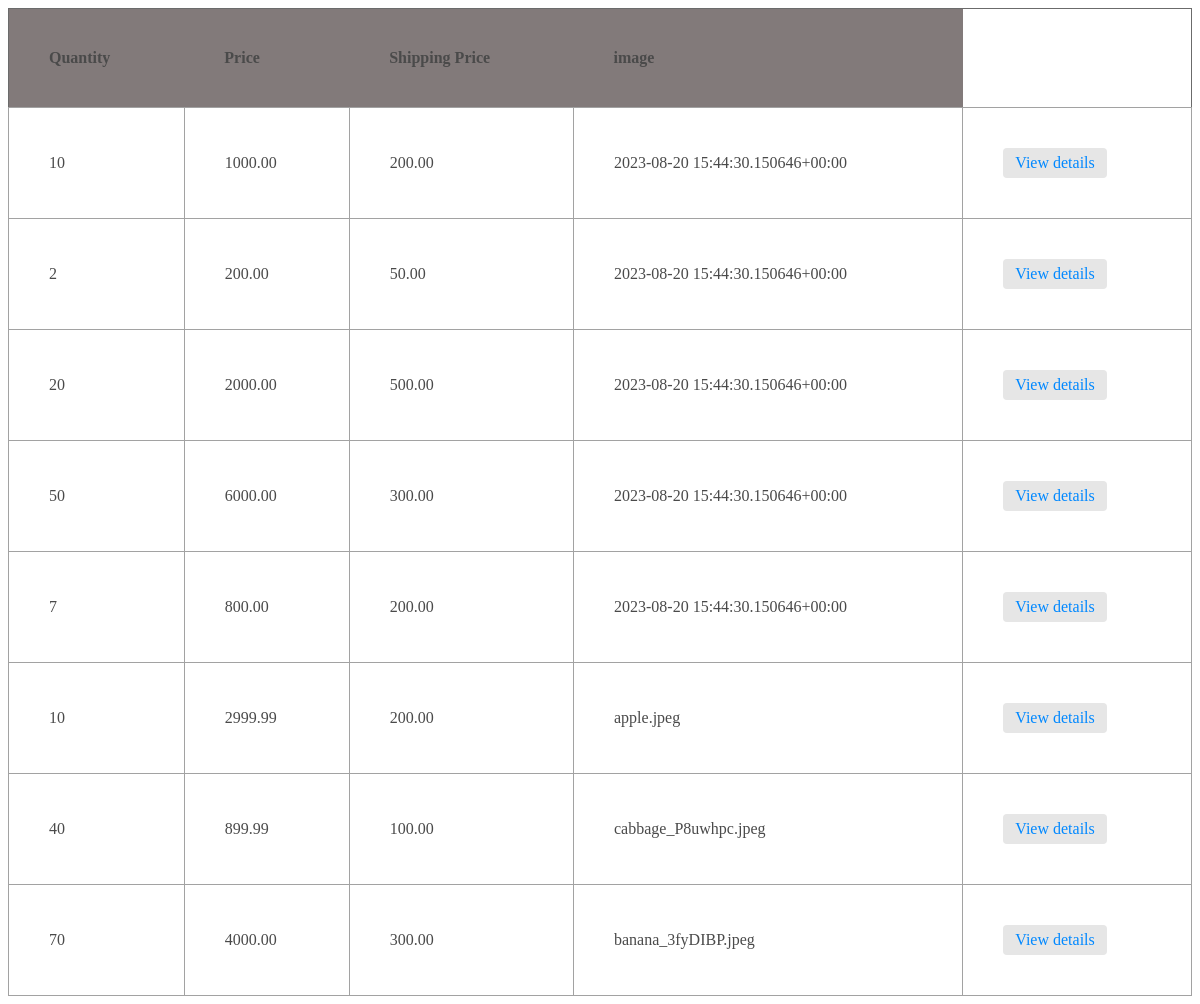
/cart/cart/list/, run on the app's committed database.
### cart/models.py (models this page shows)
class Cart(models.Model):
    quantity= models.PositiveBigIntegerField()
    price = models.DecimalField(max_digits=6,decimal_places=2)
    shipping_price =  models.DecimalField(max_digits=6,decimal_places=2)
    Payment_method = models.CharField (max_length=32)
    image=models.ImageField()

### cart/views.py (the view)
# urls.py: path("cart/list/", cart_list, name="cart_list_view"),
def cart_list(request):
    carts = Cart.objects.all()
    return render (request, "cart/cart_list.html", {"carts":carts})

### templates/cart/cart_list.html (shortened to what this page needs)
<!DOCTYPE html>
<html lang="en">
<head>
    {% load static %}
    <link rel="stylesheet" href="{% static 'inventory/product_list.css' %}">
</head>
<body>
     <table >
        <thead >
            <tr>
                <th >Quantity</th>
                <th >Price</th>
                <th >Shipping Price</th>
                <th>image</th>
            </tr>
            {% for cart in carts  %}
            <tr>
                <td >{{cart.quantity}}</td>
                <td >{{cart.price}}</td>
                <td >{{cart.shipping_price}}</td>
                <td >{{cart.image}}</td>
                <td>
                    <a href="{% url 'cart_detail_view' id=cart.id %}">View details</a>
                </td>
            </tr>
            {%endfor%}
    </table>
</body>
</html>

### inventory/static/inventory/product_list.css (style rules this page uses)
table { width: 100%; border-collapse: collapse; border: 1px solid #6B6B6B; color: #4A4A4A; }
th { background-color: #827a7a; padding: 12px; text-align: left; font-weight: bold; padding: 40px; }
td { padding: 10px; border: 1px solid #A2A2A2; padding: 40px; }
td a { display: inline-block; padding: 6px 12px; text-align: center; text-decoration: none; color: #0088FF; border-radius: 4px; background-color: #E6E6E6; transition: background-color 0.2s ease; }

### data on the page
Cart: quantity "10", price "1000.00", shipping_price "200.00", image "2023-08-20 15:44:30.150646+00:00"
Cart: quantity "2", price "200.00", shipping_price "50.00", image "2023-08-20 15:44:30.150646+00:00"
Cart: quantity "20", price "2000.00", shipping_price "500.00", image "2023-08-20 15:44:30.150646+00:00"
Cart: quantity "50", price "6000.00", shipping_price "300.00", image "2023-08-20 15:44:30.150646+00:00"
Cart: quantity "7", price "800.00", shipping_price "200.00", image "2023-08-20 15:44:30.150646+00:00"
Cart: quantity "10", price "2999.99", shipping_price "200.00", image "apple.jpeg"
Cart: quantity "40", price "899.99", shipping_price "100.00", image "cabbage_P8uwhpc.jpeg"
Cart: quantity "70", price "4000.00", shipping_price "300.00", image "banana_3fyDIBP.jpeg"
